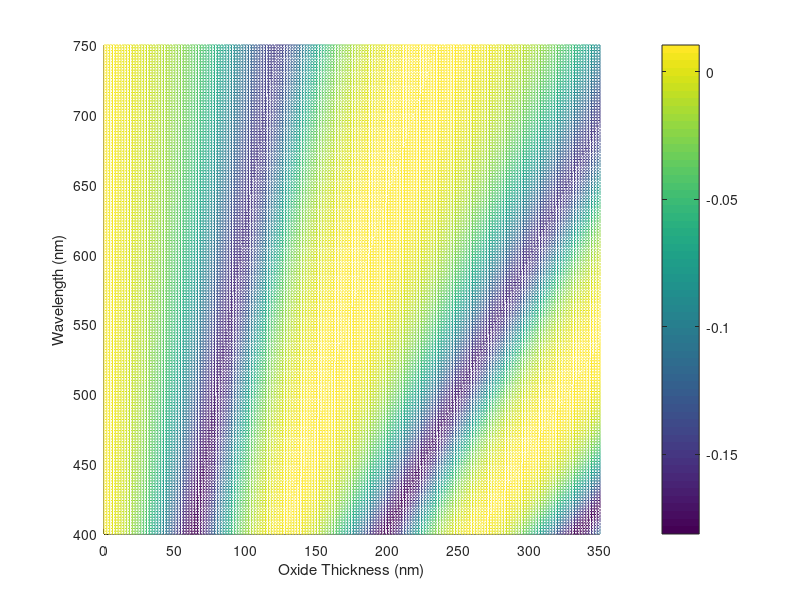

Source code (MATLAB):
clear all;
clc;

%Input n, thickness values, and wavelengths
NAir = 1.0003;
NGrDat = [2.71628300000000 - 1.39670800000000i,2.71148000000000 - 1.38498800000000i,2.70778400000000 - 1.37571500000000i,2.70495700000000 - 1.36856100000000i,2.70284000000000 - 1.36326900000000i,2.70132700000000 - 1.35963300000000i,2.70034400000000 - 1.35747800000000i,2.69984400000000 - 1.35665400000000i,2.69979000000000 - 1.35702600000000i,2.70015500000000 - 1.35847500000000i,2.70091900000000 - 1.36089700000000i,2.70206300000000 - 1.36419300000000i,2.70357200000000 - 1.36827900000000i,2.70543100000000 - 1.37307500000000i,2.70762600000000 - 1.37851200000000i,2.71014500000000 - 1.38452600000000i,2.71297300000000 - 1.39105900000000i,2.71609900000000 - 1.39805800000000i,2.71951000000000 - 1.40547700000000i,2.72319300000000 - 1.41327300000000i,2.72713700000000 - 1.42140800000000i,2.73133000000000 - 1.42984700000000i,2.73576100000000 - 1.43855700000000i,2.74041900000000 - 1.44751100000000i,2.74529300000000 - 1.45668200000000i,2.75037300000000 - 1.46604700000000i,2.75564900000000 - 1.47558400000000i,2.76111300000000 - 1.48527400000000i,2.76675400000000 - 1.49509900000000i,2.77256400000000 - 1.50504400000000i,2.77853500000000 - 1.51509200000000i,2.78465900000000 - 1.52523200000000i,2.79092900000000 - 1.53545200000000i,2.79733700000000 - 1.54573900000000i,2.80387600000000 - 1.55608400000000i,2.81054100000000 - 1.56647800000000i];
NSiO2Dat = [1.47569400000000,1.47462800000000,1.47363900000000,1.47272100000000,1.47186700000000,1.47106900000000,1.47032400000000,1.46962500000000,1.46896900000000,1.46835200000000,1.46777100000000,1.46722200000000,1.46670400000000,1.46621200000000,1.46574600000000,1.46530400000000,1.46488300000000,1.46448200000000,1.46409900000000,1.46373300000000,1.46338300000000,1.46304800000000,1.46272700000000,1.46241800000000,1.46212100000000,1.46183500000000,1.46156000000000,1.46129400000000,1.46103700000000,1.46078900000000,1.46054700000000,1.46031400000000,1.46008900000000,1.45986800000000,1.45965500000000,1.45944700000000];
NSiDat = [5.63171600000000 - 0.285821300000000i,5.34655700000000 - 0.212582900000000i,5.13419000000000 - 0.160634600000000i,4.96260500000000 - 0.122018700000000i,4.81913900000000 - 0.0939212600000000i,4.69728900000000 - 0.0739159300000000i,4.59272700000000 - 0.0598907000000000i,4.50238500000000 - 0.0501741100000000i,4.42391700000000 - 0.0434724500000000i,4.35528000000000 - 0.0387762600000000i,4.29492700000000 - 0.0353747500000000i,4.24152700000000 - 0.0327590300000000i,4.19392100000000 - 0.0305925000000000i,4.15113400000000 - 0.0286754500000000i,4.11249400000000 - 0.0269094600000000i,4.07732400000000 - 0.0252482700000000i,4.04518300000000 - 0.0236772700000000i,4.01567700000000 - 0.0221908900000000i,3.98847100000000 - 0.0207852600000000i,3.96331000000000 - 0.0194575300000000i,3.93996900000000 - 0.0182043800000000i,3.91824200000000 - 0.0170216300000000i,3.89796000000000 - 0.0159055000000000i,3.87901700000000 - 0.0148545100000000i,3.86126100000000 - 0.0138637700000000i,3.84458500000000 - 0.0129302700000000i,3.82889500000000 - 0.0120509300000000i,3.81411400000000 - 0.0112231900000000i,3.80017700000000 - 0.0104448400000000i,3.78699700000000 - 0.00971188900000000i,3.77452000000000 - 0.00902226300000000i,3.76270800000000 - 0.00837446500000000i,3.75149300000000 - 0.00776502500000000i,3.74084000000000 - 0.00719237600000000i,3.73072000000000 - 0.00665514400000000i,3.72107900000000 - 0.00615027000000000i];

GrThick = 3.37*10^-10;
SiO2Thick = linspace(0,350e-9,176);

wavelengths = linspace(400e-9,750e-9,36);
polyGrReal = polyfit(wavelengths,real(NGrDat),7);
polyGrImag = polyfit(wavelengths,imag(NGrDat),7);
polySiO2 = polyfit(wavelengths,NSiO2Dat,7);
polySiReal = polyfit(wavelengths,real(NSiDat),7);
polySiImag = polyfit(wavelengths,imag(NSiDat),7);

wavelengths = linspace(400e-9,750e-9,176);
NGrReal = polyval(polyGrReal, wavelengths);
NGrImag = polyval(polyGrImag, wavelengths);
NGr = NGrReal+1i*NGrImag;
NSiO2 = polyval(polySiO2, wavelengths);
NSiReal = polyval(polySiReal, wavelengths);
NSiImag = polyval(polySiImag, wavelengths);
NSi = NSiReal+1i*NSiImag;

% figure;
% plot(real(NGr));
% hold on;
% plot(linspace(0,35,36)*175/35+1, real(NGrDat), 'color', 'red');
% figure;
% plot(imag(NGr));
% hold on;
% plot(linspace(0,35,36)*175/35+1, imag(NGrDat), 'color', 'red');

%Compute beta values
bGr = zeros(1,176);
bSiO2 = zeros(176,176);
for a = 1:176   
    for b = 1:176
        bGr(a) = (2*pi*GrThick*NGr(a))/wavelengths(a);
        bSiO2(a,b) = (2*pi*SiO2Thick(b)*NSiO2(a))/wavelengths(a);       
    end   
end

%Compute 2 layer r values (p polarized)
rAirGr = zeros(1,176);
rSiO2Si = zeros(1,176);
rAirSiO2 = zeros(1,176);
rGrSiO2 = zeros(1,176);
for a = 1:176
    rAirGr(a) = (NGr(a)-NAir)/(NGr(a)+NAir);
    rAirSiO2(a) = (NSiO2(a)-NAir)/(NSiO2(a)+NAir);
    rGrSiO2(a) = (NSiO2(a)-NGr(a))/(NSiO2(a)+NGr(a));
    rSiO2Si(a) = (NSi(a)-NSiO2(a))/(NSi(a)+NSiO2(a));
end


%Compute 3 layer r values (p polarized)
rAirSiO2Si = zeros(176,176);
rGrSiO2Si = zeros(176,176);
for a = 1:176
    for b = 1:176
        rAirSiO2Si(a,b) = (rAirSiO2(a)+(rSiO2Si(a)*exp(-2i*bSiO2(a,b))))/(1+rAirSiO2(a)*(rSiO2Si(a)*exp(-2i*bSiO2(a,b))));
        rGrSiO2Si(a,b) = (rGrSiO2(a)+(rSiO2Si(a)*exp(-2i*bSiO2(a,b))))/(1+rGrSiO2(a)*(rSiO2Si(a)*exp(-2i*bSiO2(a,b))));
        
    end
end


%Compute 4 layer r value (p polarized)
rAirGrSiO2Si = zeros(176,176);
for a = 1:176  
    for b = 1:176    
        rAirGrSiO2Si(a,b) = (rAirGr(a)+rGrSiO2Si(a,b)*exp(-2i*bGr(a)))/(1+rAirGr(a)*rGrSiO2Si(a,b)*exp(-2i*bGr(a)));       
    end    
end


%Compute R values
RAirGrSiO2Si = zeros(176,176);
RAirSiO2Si = zeros(176,176);
for a = 1:176    
    for b = 1:176        
        RAirGrSiO2Si(a,b) = rAirGrSiO2Si(a,b)*conj(rAirGrSiO2Si(a,b));  
        RAirSiO2Si(a,b) = rAirSiO2Si(a,b)*conj(rAirSiO2Si(a,b ));  
    end    
end


%Compute the comparison R value
RCompare = zeros(176,176);
for a = 1:176  
    for b = 1:176       
        RCompare(a,b) = (RAirGrSiO2Si(a,b)-RAirSiO2Si(a,b))/RAirSiO2Si(a,b);       
    end   
end

%Get something Plottable
for a = 1:176  
    for b = 1:176       
        if RCompare(a,b) > 3
            RCompare(a,b) = 3;
        end
    end   
end

%Create a mesh plot
figure;
mesh(SiO2Thick(1:176)*10^9,wavelengths*10^9,RCompare)
xlabel('Oxide Thickness (nm)');
ylabel('Wavelength (nm)');
zlabel('Relative Reflected Intensity Difference');
view(2);
colorbar;
